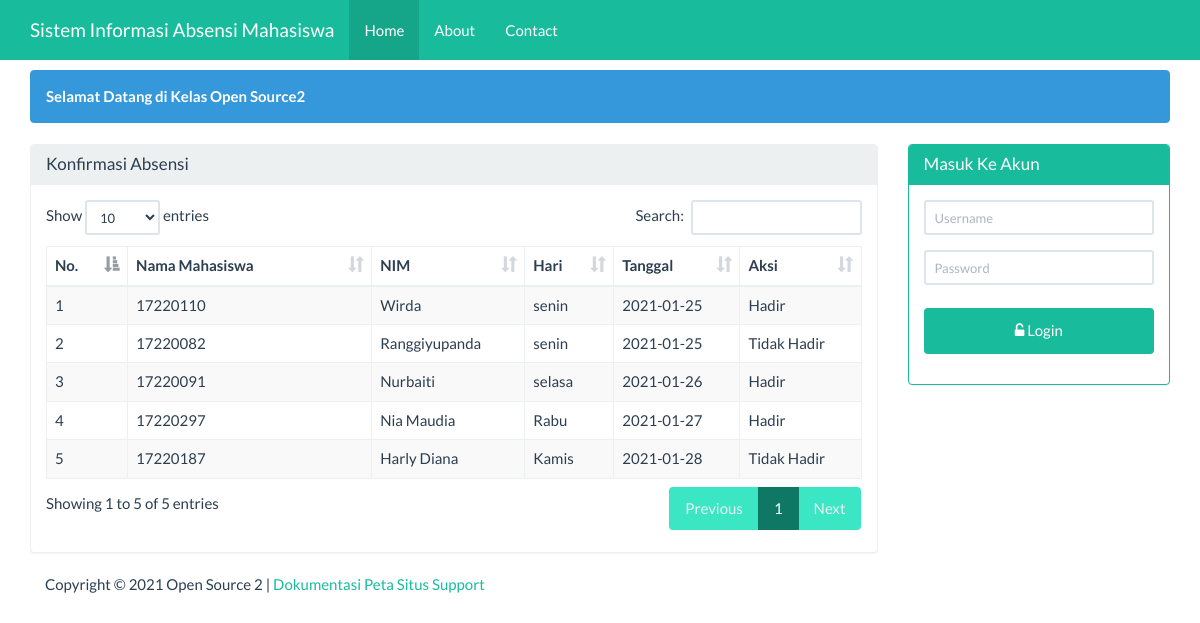
The page / on the database its author committed.
### tables this page shows
CREATE TABLE IF NOT EXISTS `tbl_absen` (
`id` int(11) NOT NULL,
  `nim` varchar(20) NOT NULL,
  `nama_mhs` varchar(225) NOT NULL,
  `hari` varchar(20) NOT NULL,
  `tanggal` date NOT NULL,
  `keterangan` text NOT NULL
);

### beranda.php (the view, shortened to what this page needs)
<div class="container">
    <div class="row">
        <div class ="col-xs-12">
            <div class="alert alert-info">
                <strong>Selamat Datang di Kelas Open Source2</strong>
            </div>
        </div>
    </div>
    <div class="row">
        <div class="col-sm-9 col-xs-12">
            <div class="panel panel-default">
                <div class="panel-heading">
                    <h3 class="panel-title">Konfirmasi Absensi</h3>
                </div>
                <div class="panel-body">
                     <table id="dtskripsi" class="table table-bordered table-striped table-hover">
                        <thead>
                            <tr>
                                <th>No.</th>
                                <th width="30%">Nama Mahasiswa</th>
                                <th>NIM</th>
                                <th>Hari</th>
                                <th>Tanggal</th>
                                <th>Aksi</th>
                            </tr>
                        </thead>
                        <tbody>
                            <?php
                            $sql = "SELECT * FROM tbl_absen";
                            $query = mysqli_query($koneksi, $sql) or die("SQL Anda Salah");
                            $nomor = 0;
                            while ($data = mysqli_fetch_array($query)) {
                                $nomor++;
                                ?>
                                <tr>
                                    <td><?= $nomor ?></td>
                                    <td><?= $data['nim'] ?></td>
                                    <td><?= $data['nama_mhs'] ?></td>
                                    <td><?= $data['hari'] ?></td>
                                    <td><?= $data['tanggal'] ?></td>
                                    <td><?= $data['keterangan'] ?></td>
                                </tr>
                            <?php } ?>
                        </tbody>
                    </table>
                </div>
            </div>
        </div>
        <div class="col-sm-3 col-xs-12">
            <?php if (isset($_SESSION['username'])) { ?>
            <div class="alert alert-info">
                <strong>Welcome <?=$_SESSION['nama']?></strong>
            </div>
            <?php
           } else { ?>
            <div class="panel panel-success">
                <div class="panel-heading">
                    <h3 class="panel-title">Masuk Ke Akun</h3>
                </div>
                <div class="panel-body">
                    <form class="form-horizontal" action="proses_login.php" method="post">
                        <div class="form-group">
                            <div class="col-sm-12">
                                <input type="text" name="user" class="form-control input-sm"
                                   placeholder="Username" required="" autocomplete="off"/>
                            </div>
                        </div>
                        <div class="form-group">
                            <div class="col-sm-12">
                                <input type="password" name="pwd" class="form-control input-sm"
                                   placeholder="Password" required="" autocomplete="off"/>
                            </div>
                        </div>
                        <div class="form-group">
                            <div class="col-sm-12">
                                <button type="submit" name="login" value="login"
                                        class="btn btn-success btn-block"><span class="fa fa-unlock-alt"></span>
                                    Login
                                </button>
                            </div>
                    </form>
                </div>
            </div>
        </div>
            <?php } ?>
    </div>
</div>

### index.php (shortened to what this page needs)
<!DOCTYPE html>
<html>
    <head>
        <link href="Assets/css/bootstrap.min.css" rel="stylesheet" type="text/css"/>
        <link href="Assets/css/dataTables.bootstrap.min.css" rel="stylesheet" type="text/css"/>
        <link href="Assets/font-awesome-4.5.0/css/font-awesome.min.css" rel="stylesheet" type="text/css"/>
    </head>
    <body>
        <?php
        require 'menu.php';
        ?>
        <?php
        require 'content.php';
        ?>
        <?php
        require 'footer.php';
        ?>
    </body>
    </html>

### menu.php (shortened to what this page needs)
<nav class="navbar navbar-inverse navbar-fixed-top">
    <div class="container">
        <div class="navbar-header">
            <a class="navbar-brand" href="?page=utama">Sistem Informasi Absensi Mahasiswa</a>
        </div>
        <div id="navbar" class="navbar-collapse collapse">
            <ul class="nav navbar-nav">
                <li class="active"><a href="#">Home</a></li>
                <li><a href="?page=about&actions=tampil">About</a></li>
                <li><a href="?page=kontak&actions=tampil">Contact</a></li>
            </ul>
        </div>
    </div>
</nav>

### content.php (shortened to what this page needs)
<?php
@$page=$_GET['page'];
if(empty ($page)){
    require 'beranda.php';
}

### footer.php
<div class="container">
    <div class="row">
        <div class="col-xs-12">
            Copyright &COPY; <?= date('Y')?> Open Source 2 |
            <a href="#">Dokumentasi</a>
            <a href="#">Peta Situs</a>
            <a href="#">Support</a>
        </div>
    </div>
</div>

### index.php (style rules this page uses)
body { margin-top:70px; }
button { background-color: #4CAF50; color: white; padding: 14px 20px; margin: 8px 0; border: none; cursor: pointer; width: 100%; }

### rows shown on the page
tbl_absen: nim "17220110", nama_mhs "Wirda", hari "senin", tanggal "2021-01-25", keterangan "Hadir"
tbl_absen: nim "17220082", nama_mhs "Ranggiyupanda", hari "senin", tanggal "2021-01-25", keterangan "Tidak Hadir"
tbl_absen: nim "17220091", nama_mhs "Nurbaiti", hari "selasa", tanggal "2021-01-26", keterangan "Hadir"
tbl_absen: nim "17220297", nama_mhs "Nia Maudia", hari "Rabu", tanggal "2021-01-27", keterangan "Hadir"
tbl_absen: nim "17220187", nama_mhs "Harly Diana", hari "Kamis", tanggal "2021-01-28", keterangan "Tidak Hadir"
